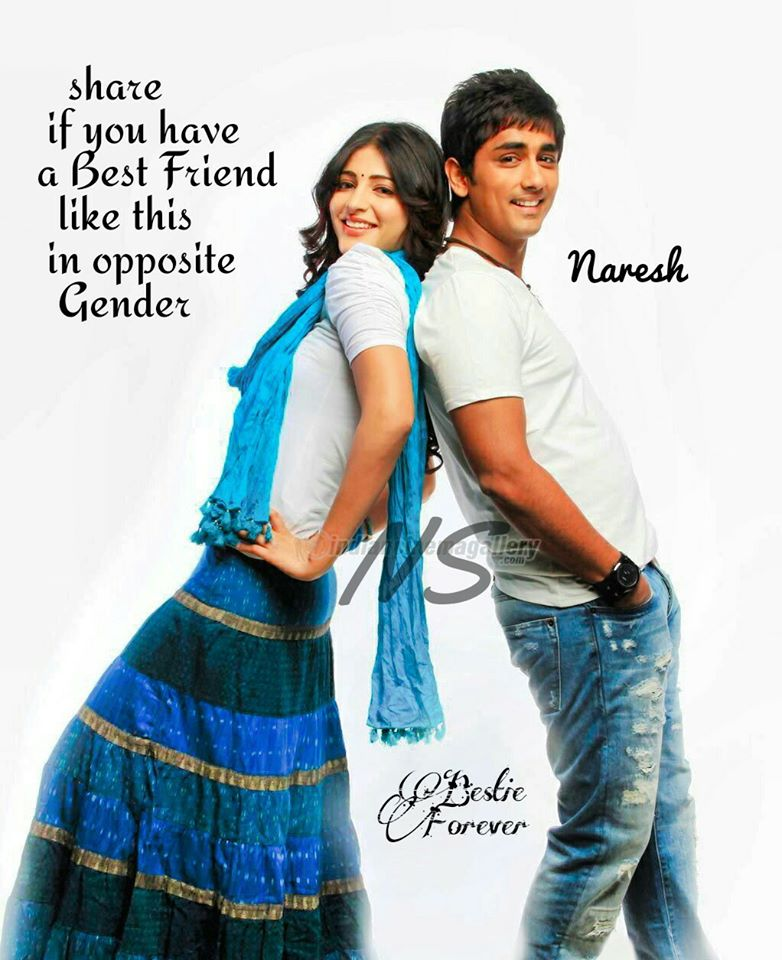
%> input picture q3/fun.jpg, 782 x 960 px
$ octave q3.m   (GNU Octave 9; MATLAB toolbox functions it lacks are replaced by stand-ins)
%> lines starting %> are read from the running program, lines starting %| are printed output that depends on the picture
% Start of PCA code,
Data = imread('fun.jpg');
%> Data is the input picture: size 960x782x3 uint8; mean R, G, B 176.8, 187.1, 190.5
Dataread=Data;
Data_gray = rgb2gray(Dataread);
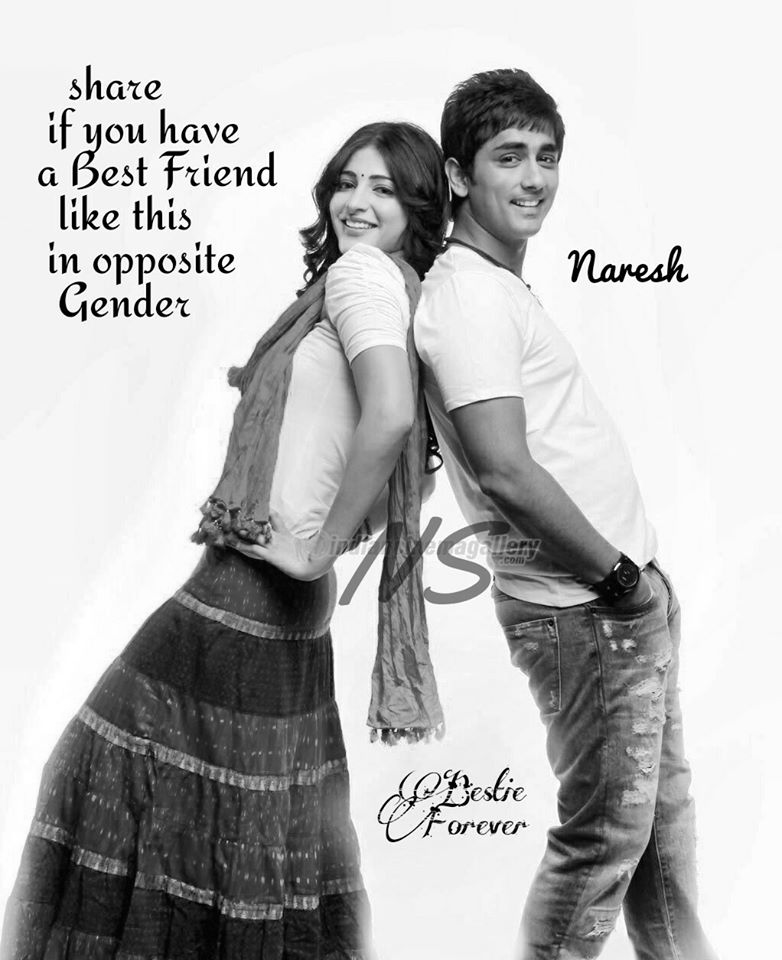
%> Data_gray: size 960x782 uint8; min 0, max 255, mean 184.4
Data_whiteblack=Data_gray;
Data_grayD = im2double(Data_whiteblack);
title='numbertitle';
figure,
set(gcf,title,'off','name','Grayscale Image'),
imshow(Data_grayD);
Data_formean=Data_grayD;
Data_mean = mean(Data_formean);
%> Data_mean = 782 values, max 0.978 at index 767, min 0.511 at index 328, mean 0.723
[a b] = size(Data_whiteblack);
%> a = 960; b = 782
remeanNewmatrix=Data_mean;
%> remeanNewmatrix has the same summary as Data_mean
Data_meanNew = repmat(remeanNewmatrix,a,1);
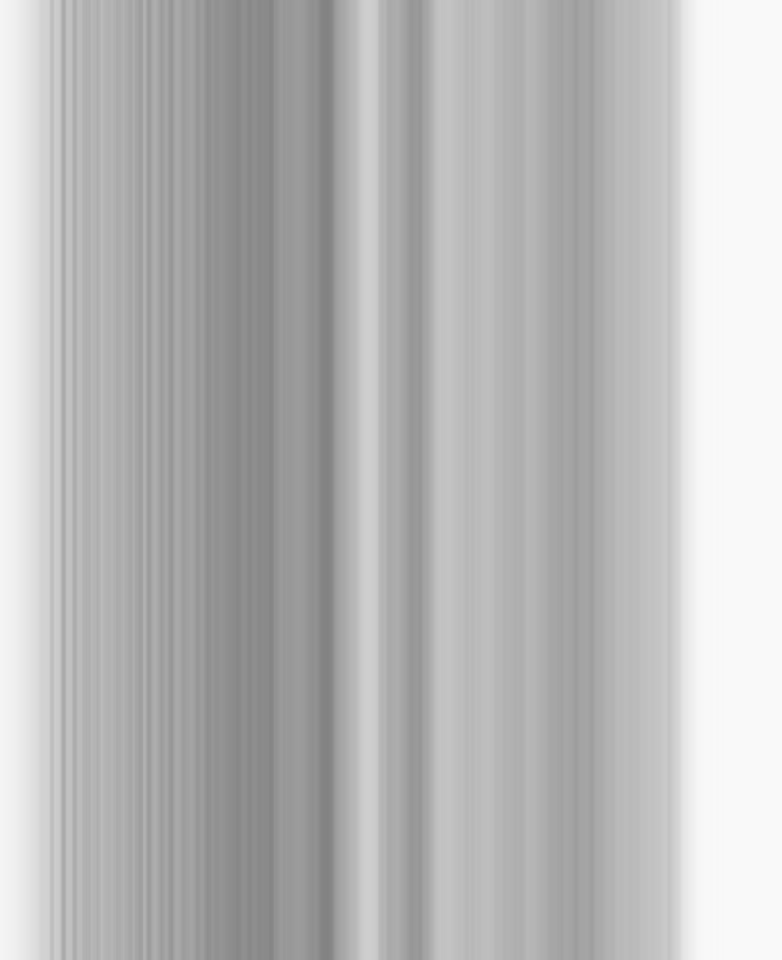
%> Data_meanNew: size 960x782 double; min 0.511, max 0.978, mean 0.723

DataAdjust = Data_formean - Data_meanNew;
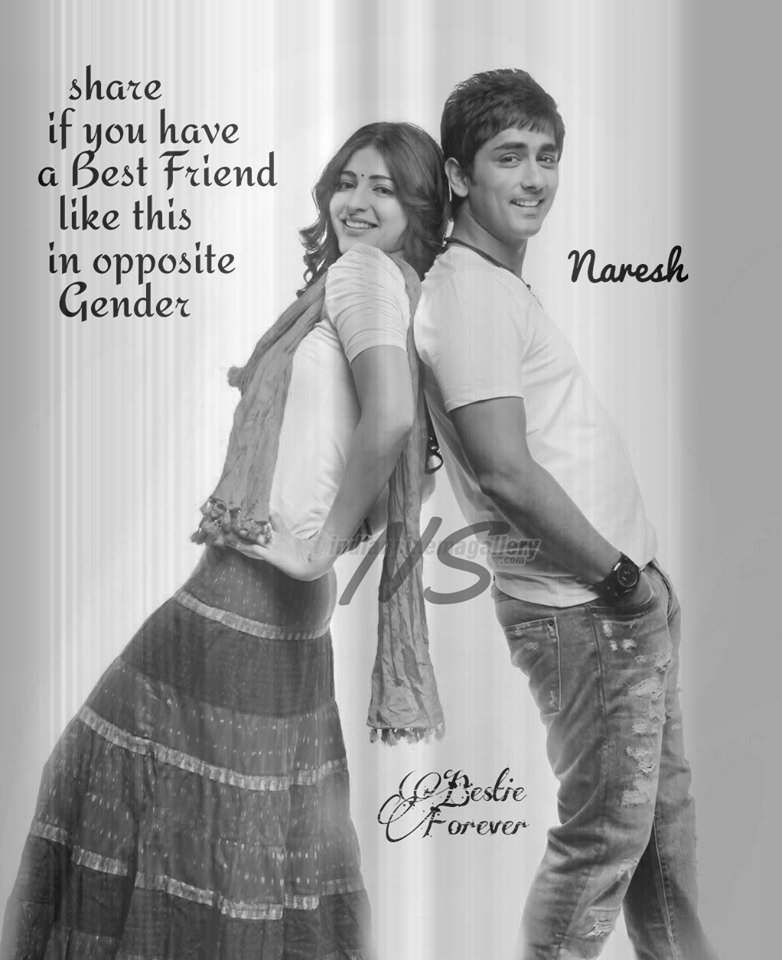
%> DataAdjust: size 960x782 double; min -0.913, max 0.489, mean -2.05e-15; drawn with min black and max white
covAdjust=DataAdjust;
cov_data = cov(covAdjust);
[V, D] = eig(cov_data);
eigenvectors=V;

V_trans = transpose(eigenvectors);
eigenvalues=D;
DataAdjust_trans = transpose(DataAdjust);
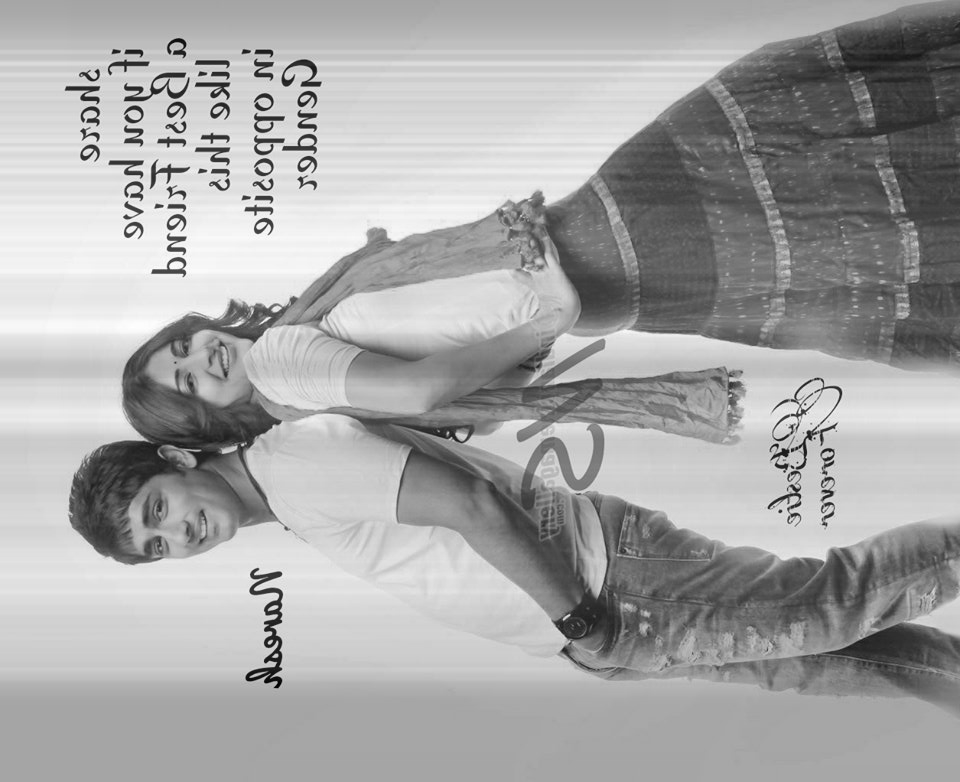
%> DataAdjust_trans: size 782x960 double; min -0.913, max 0.489, mean -2.07e-15; drawn with min black and max white
FinalData = V_trans * DataAdjust_trans;
% End of PCA code
PCs=0;
PCs=input('Enter number of PC colomuns needed?  ');
%> the answer given: 3
PCs=PCs-0;
PCs = b - PCs;
%> PCs = 779
Reduced_V = V;
reverseReduced_V=V;
for i = 1:PCs,
Reduced_V(:,1) =[];
reverseReduced_V(:,1)=[];
end
%> after the loop, Reduced_V = 782 rows, first 12: [0.00101 -0.00116 0.000579; 0.0015 -0.00158 0.0002; 0.00212 -0.00211 -0.000274; 0.00259 -0.00251 -0.000611; 0.00322 -0.00319 -0.00114; 0.00377 -0.00388 -0.00162; 0.0041 -0.00436 -0.00192; 0.00452 -0.0049 -0.00231; 0.00504 -0.0055 -0.00278; 0.00534 -0.00581 -0.00301; 0.00581 -0.00637 -0.00342; 0.00612 -0.00687 -0.00381]; reverseReduced_V has the same summary as Reduced_V
ReducedtransposeV=Reduced_V';
%> ReducedtransposeV = 782 columns, first 8: [0.00101 0.0015 0.00212 0.00259 0.00322 0.00377 0.0041 0.00452; -0.00116 -0.00158 -0.00211 -0.00251 -0.00319 -0.00388 -0.00436 -0.0049; 0.000579 0.0002 -0.000274 -0.000611 -0.00114 -0.00162 -0.00192 -0.00231]
Y=ReducedtransposeV* DataAdjust_trans;
%> Y = 960 columns, first 8: [4.12 4.12 4.12 4.12 4.12 4.12 4.12 4.12; 2.77 2.77 2.77 2.77 2.77 2.77 2.77 2.77; -5.46 -5.46 -5.46 -5.46 -5.46 -5.46 -5.46 -5.46]
Compressed_Data=Reduced_V*Y;
Compressedtranspose=Compressed_Data';
Compressed_Data = Compressedtranspose + Data_meanNew;
figure,
set(gcf,title,'off','name','Compressed Image'),
imshow(Compressed_Data)
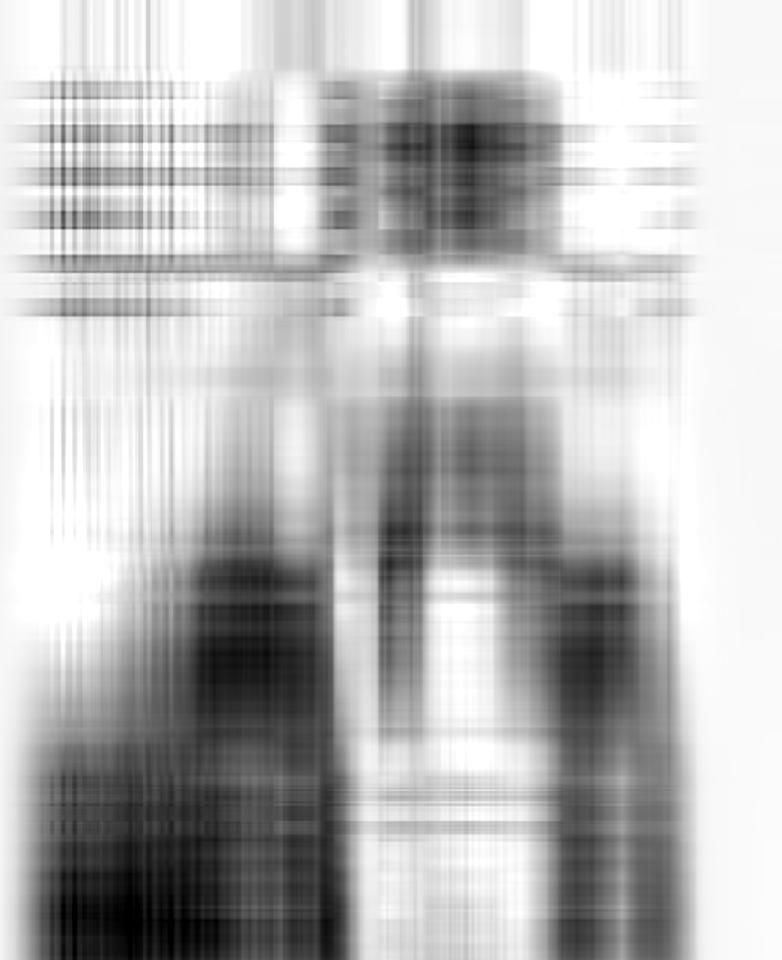
%> displayed picture: size 960x782, on the screen's scale of 0 to 255; min 0, max 255, mean 183.9
% End of image compression
